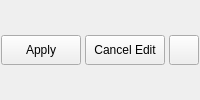
                             <widget class="QWidget" name="page_13">
                              <layout class="QHBoxLayout" name="horizontalLayout_4">
                               <property name="spacing">
                                <number>3</number>
                               </property>
                               <property name="leftMargin">
                                <number>0</number>
                               </property>
                               <property name="topMargin">
                                <number>0</number>
                               </property>
                               <property name="rightMargin">
                                <number>0</number>
                               </property>
                               <property name="bottomMargin">
                                <number>0</number>
                               </property>
                               <item>
                                <widget class="QPushButton" name="endEditBtn">
                                 <property name="minimumSize">
                                  <size>
                                   <width>80</width>
                                   <height>30</height>
                                  </size>
                                 </property>
                                 <property name="maximumSize">
                                  <size>
                                   <width>80</width>
                                   <height>30</height>
                                  </size>
                                 </property>
                                 <property name="text">
                                  <string>Apply</string>
                                 </property>
                                </widget>
                               </item>
                               <item>
                                <widget class="QPushButton" name="cancelEditBtn">
                                 <property name="minimumSize">
                                  <size>
                                   <width>80</width>
                                   <height>30</height>
                                  </size>
                                 </property>
                                 <property name="maximumSize">
                                  <size>
                                   <width>80</width>
                                   <height>30</height>
                                  </size>
                                 </property>
                                 <property name="text">
                                  <string>Cancel Edit</string>
                                 </property>
                                </widget>
                               </item>
                               <item>
                                <widget class="QPushButton" name="addSubContainerBtn">
                                 <property name="minimumSize">
                                  <size>
                                   <width>30</width>
                                   <height>30</height>
                                  </size>
                                 </property>
                                 <property name="maximumSize">
                                  <size>
                                   <width>30</width>
                                   <height>30</height>
                                  </size>
                                 </property>
                                 <property name="text">
                                  <string/>
                                 </property>
                                 <property name="icon">
                                  <iconset resource="resources_rc.qrc">
                                   <normaloff>:/icon/icons/folder-plus.svg</normaloff>:/icon/icons/folder-plus.svg</iconset>
                                 </property>
                                 <property name="iconSize">
                                  <size>
                                   <width>24</width>
                                   <height>24</height>
                                  </size>
                                 </property>
                                </widget>
                               </item>
                              </layout>
                             </widget>
